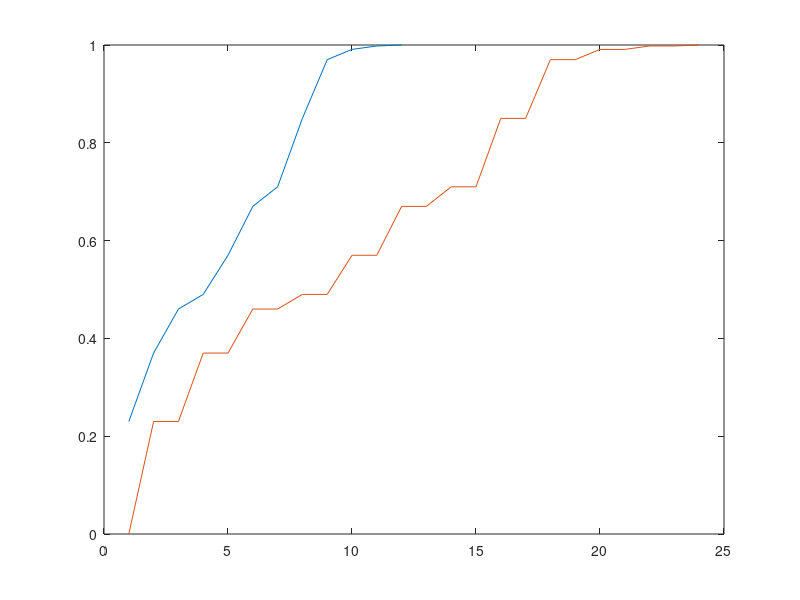
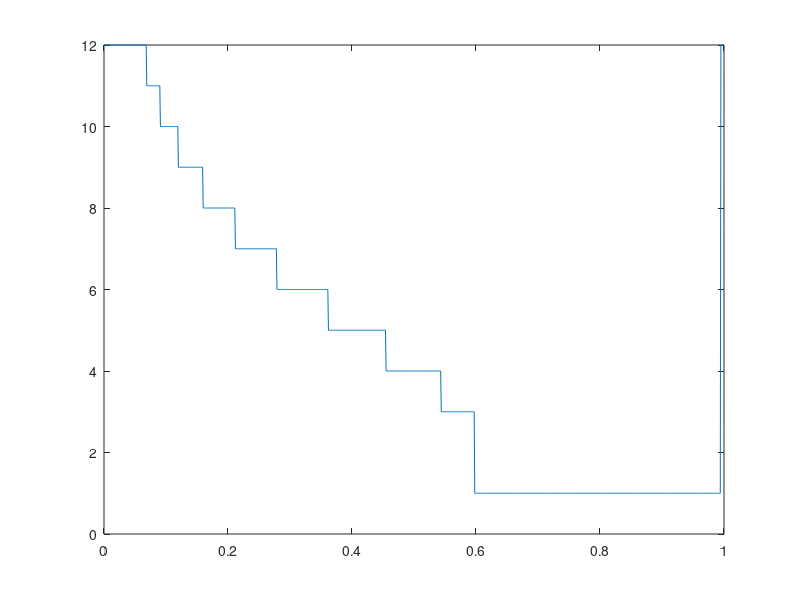
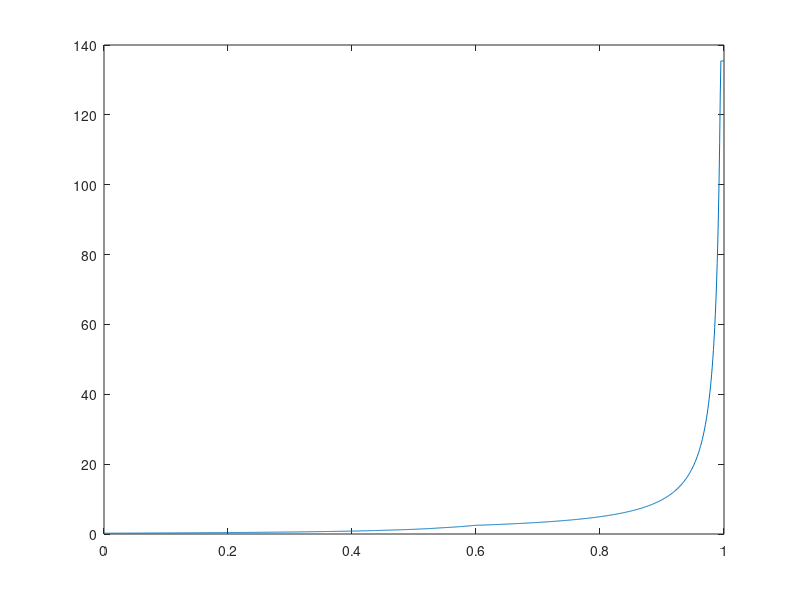
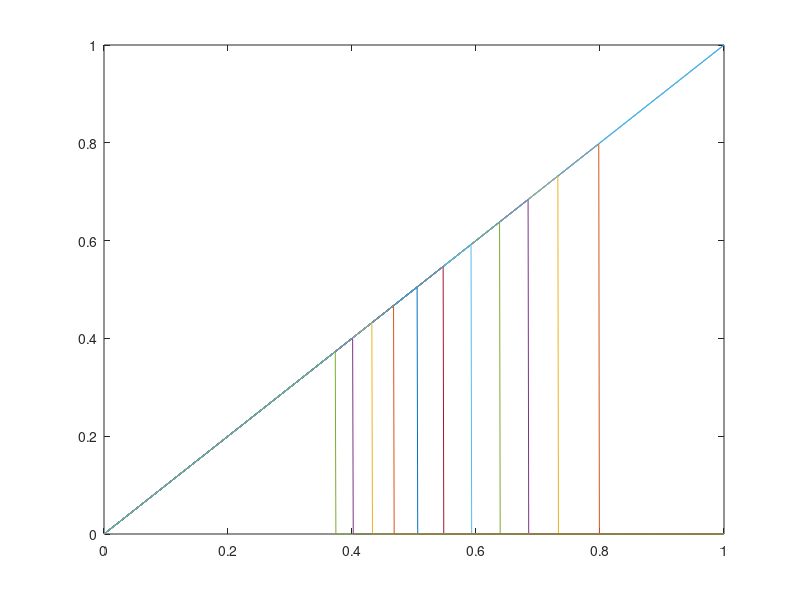

Recreate these plots in MATLAB, in order.
%% Hyperexp + dolly analysis
clear all;
clc;
dollycdf = zeros(12, 1);

dollypdf = zeros(12,1);
dollypdf(1) = 0.230; dollypdf(2) = 0.140; dollypdf(3) = 0.09;
dollypdf(4) = 0.03; dollypdf(5) = 0.08; dollypdf(6) = 0.10;
dollypdf(7) = 0.04; dollypdf(8) = 0.140; dollypdf(9) = 0.12;
dollypdf(10) = 0.021; dollypdf(11) = 0.007; dollypdf(12) = 0.002;

hypermeanservicetime = 1/4.7;
hypercoeff = 10;
arrivalcoeff = 1;


dollycdf(1) = 0.230;dollycdf(2) = 0.370;dollycdf(3) = 0.460;
dollycdf(4) = 0.490;dollycdf(5) = 0.570;dollycdf(6) = 0.670;
dollycdf(7) = 0.710;dollycdf(8) = 0.850;dollycdf(9) = 0.970;
dollycdf(10) = 0.991;dollycdf(11) = 0.998;dollycdf(12) = 1.000;

dollycdf2 = zeros(2*length(dollycdf), 1);
dollycdf4 = zeros(4*length(dollycdf), 1);

for i=1:11
    dollycdf2(i*2) = dollycdf(i);
    dollycdf2(i*2+1) = dollycdf(i);
    dollycdf4(i*4) = dollycdf(i);
    dollycdf4(i*4+1) = dollycdf(i);
    dollycdf4(i*4+2) = dollycdf(i);
    dollycdf4(i*4+3) = dollycdf(i);
end

dollycdf2(24) = dollycdf(12);
dollycdf4(48) = dollycdf(12);

dollypdf2 = zeros(size(dollycdf2));
dollypdf4 = zeros(size(dollycdf4));

for i=2:length(dollycdf2)
    dollypdf2(i) = dollycdf2(i) - dollycdf2(i-1);
end

for i=2:length(dollycdf4)
    dollypdf4(i) = dollycdf4(i) - dollycdf4(i-1);
end

plot(dollycdf)
hold on;
plot(dollycdf2)

figure()
stem(dollypdf2)

sum(dollypdf2);
sum(dollypdf4);

x1 = [1:12]';
x2 = [1:24]';
x4 = [1:48]';

% Case 1

dollymean1 = cumsum(x1.*dollypdf);
m10 = dollymean1(end)

dollym21 = cumsum(x1.^2.*dollypdf);
mm10 = dollym21(end)

% Case 2

dollymean2 = cumsum(x2.*dollypdf2);
m20 = dollymean2(end)

dollym22 = cumsum(x2.^2.*dollypdf2);
mm20 = dollym22(end)

% % Case 4
% 
% dollymean4 = cumsum(x4.*dollypdf4);
% m40 = dollymean4(end)
% 
% dollym24 = cumsum(x4.^2.*dollypdf4);
% mm40 = dollym24(end)
% 
% c1 = (m21 - m10^2)/(m10^2);
% c2 = (m22 - m20^2)/(m20^2);
% c4 = (m24 - m40^2)/(m40^2);


% Case 1-1

mindollycdf11 = 1 - (1 - dollycdf).*(1 - dollycdf);

mindollypdf11 = zeros(size(mindollycdf11'));

mindollypdf11(1) = mindollycdf11(1);
for i=2:length(mindollycdf11)
    mindollypdf11(i) = mindollycdf11(i) - mindollycdf11(i-1);
end

cloneminmean11 = cumsum(x1.*mindollypdf11');
m11 = cloneminmean11(end)
cloneminquadexp11 = cumsum((x1.^2).*mindollypdf11');
mm11 = cloneminquadexp11(end)



% Case 1-2

mindollycdf12 = 1 - (1 - dollycdf).*(1 - dollycdf2(1:12));
mindollypdf12 = zeros(size(mindollycdf12'));

mindollypdf12(1) = mindollycdf12(1);
for i=2:length(mindollycdf12)
    mindollypdf12(i) = mindollycdf12(i) - mindollycdf12(i-1);
end


cloneminmean12 = cumsum(x1.*mindollypdf12');
m12 = cloneminmean12(end)
cloneminquadexp12 = cumsum((x1.^2).*mindollypdf12');
mm12 = cloneminquadexp12(end)

% Case 1-4

% mindollycdf14 = 1 - (1 - dollycdf).*(1 - dollycdf4(1:12));
% mindollypdf14 = zeros(size(mindollycdf14'));
% 
% mindollypdf14(1) = mindollycdf14(1);
% for i=2:length(mindollycdf14)
%     mindollypdf14(i) = mindollycdf14(i) - mindollycdf14(i-1);
% end
% 
% 
% cloneminmean14 = cumsum(x1.*mindollypdf14');
% m14 = cloneminmean14(end)


% Case 2-2

mindollycdf22 = 1 - (1 - dollycdf2).*(1 - dollycdf2);
mindollypdf22 = zeros(size(mindollycdf22'));

mindollypdf22(1) = mindollycdf22(1);
for i=2:length(mindollycdf22)
    mindollypdf22(i) = mindollycdf22(i) - mindollycdf22(i-1);
end

cloneminmean22 = cumsum(x2.*mindollypdf22');
m22 = cloneminmean22(end)
cloneminquadexp22 = cumsum((x2.^2).*mindollypdf22');
mm22 = cloneminquadexp22(end)


% Case 1-1-2-2

mindollycdf1122 = 1 - (1 - dollycdf).*(1 - dollycdf2(1:12)).*(1 - dollycdf).*(1 - dollycdf2(1:12));
mindollypdf1122 = zeros(size(mindollycdf1122'));

mindollypdf1122(1) = mindollycdf1122(1);
for i=2:length(mindollycdf1122)
    mindollypdf1122(i) = mindollycdf1122(i) - mindollycdf1122(i-1);
end


cloneminmean1122 = cumsum(x1.*mindollypdf1122');
m1122 = cloneminmean1122(end)
cloneminquadexp1122 = cumsum((x1.^2).*mindollypdf1122');
mm1122 = cloneminquadexp1122(end)

% % Case 4-4
% 
% mindollycdf44 = 1 - (1 - dollycdf4).*(1 - dollycdf4);
% mindollypdf44 = zeros(size(mindollycdf44'));
% 
% mindollypdf44(1) = mindollycdf44(1);
% for i=2:length(mindollycdf44)
%     mindollypdf44(i) = mindollycdf44(i) - mindollycdf44(i-1);
% end
% 
% cloneminmean44 = cumsum(x4.*mindollypdf44');
% m44 = cloneminmean44(end)

%% Use M/G/1 to analyze the heterogeneous systems

clc;

lambdas = 4.*[0.1, 0.2, 0.3, 0.4, 0.5, 0.6, 0.7, 0.8, 0.9];

respTimes = zeros(9, 4);

for i=1:9
    
    lambda = lambdas(i)
    
    % Case 1
    
    lambda10 = lambda*1/3;

    avgservicetime = hypermeanservicetime* m10
    vartot = ((1+hypercoeff)*hypermeanservicetime.^2)*mm10 - (hypermeanservicetime*m10).^2
    servicecoeff = vartot/((hypermeanservicetime*m10).^2)
    util = lambda10*avgservicetime

    if util <= 1
        %minavgresps(j) = avgservicetime + avgservicetime*(util/(1-util))*(arrivalcoeff + servicecoeff)/2;
        T10 = avgservicetime + (util*avgservicetime*(1+servicecoeff))/(2*(1-util))
        %minavgresps2(j) = 1./((1./avgservicetime) - (lambda*j));
    else
        T10 = -1;
    end
    
    
    % Case 2
    
    lambda20 = lambda*1/6;

    avgservicetime = hypermeanservicetime* m20
    vartot = ((1+hypercoeff)*hypermeanservicetime.^2)*mm20 - (hypermeanservicetime*m20).^2
    servicecoeff = vartot/((hypermeanservicetime*m20).^2)
    util = lambda20*avgservicetime

    if util <= 1
        %minavgresps(j) = avgservicetime + avgservicetime*(util/(1-util))*(arrivalcoeff + servicecoeff)/2;
        T20 = avgservicetime + (util*avgservicetime*(1+servicecoeff))/(2*(1-util))
        %minavgresps2(j) = 1./((1./avgservicetime) - (lambda*j));
    else
        T20 = -1;
    end
    
    respTimes(i,4) = (2/3)*T10 + (1/3)*T20
    
    
    % Case 1-1
    
    lambda11 = lambda*2/3;

    avgservicetime = hypermeanservicetime* m11
    vartot = ((1+hypercoeff)*hypermeanservicetime.^2)*mm11 - (hypermeanservicetime*m11).^2
    servicecoeff = vartot/((hypermeanservicetime*m11).^2)
    util = lambda11*avgservicetime

    if util <= 1
        %minavgresps(j) = avgservicetime + avgservicetime*(util/(1-util))*(arrivalcoeff + servicecoeff)/2;
        T11 = avgservicetime + (util*avgservicetime*(1+servicecoeff))/(2*(1-util))
        %minavgresps2(j) = 1./((1./avgservicetime) - (lambda*j));
    else
        T11 = -1;
    end
    
    
     % Case 2-2
    
    lambda22 = lambda*1/3;

    avgservicetime = hypermeanservicetime* m22
    vartot = ((1+hypercoeff)*hypermeanservicetime.^2)*mm22 - (hypermeanservicetime*m22).^2
    servicecoeff = vartot/((hypermeanservicetime*m22).^2)
    util = lambda22*avgservicetime

    if util <= 1
        %minavgresps(j) = avgservicetime + avgservicetime*(util/(1-util))*(arrivalcoeff + servicecoeff)/2;
        T22 = avgservicetime + (util*avgservicetime*(1+servicecoeff))/(2*(1-util))
        %minavgresps2(j) = 1./((1./avgservicetime) - (lambda*j));
    else
        T22 = -1;
    end
    
    respTimes(i,1) = (2/3)*T11 + (1/3)*T22
    
    
    % Case 1-2
    
    lambda12 = lambda*1/2;

    avgservicetime = hypermeanservicetime* m12
    vartot = ((1+hypercoeff)*hypermeanservicetime.^2)*mm12 - (hypermeanservicetime*m12).^2
    servicecoeff = vartot/((hypermeanservicetime*m12).^2)
    util = lambda12*avgservicetime

    if util <= 1
        %minavgresps(j) = avgservicetime + avgservicetime*(util/(1-util))*(arrivalcoeff + servicecoeff)/2;
        T12 = avgservicetime + (util*avgservicetime*(1+servicecoeff))/(2*(1-util))
        %minavgresps2(j) = 1./((1./avgservicetime) - (lambda*j));
    else
        T12 = -1;
    end
    
    respTimes(i,2) = T12
    
    
    % Case 1-1-2-2
    
    lambda1122 = lambda;

    avgservicetime = hypermeanservicetime* m1122
    vartot = ((1+hypercoeff)*hypermeanservicetime.^2)*mm1122 - (hypermeanservicetime*m1122).^2
    servicecoeff = vartot/((hypermeanservicetime*m1122).^2)
    util = lambda1122*avgservicetime

    if util <= 1
        %minavgresps(j) = avgservicetime + avgservicetime*(util/(1-util))*(arrivalcoeff + servicecoeff)/2;
        T1122 = avgservicetime + (util*avgservicetime*(1+servicecoeff))/(2*(1-util))
        %minavgresps2(j) = 1./((1./avgservicetime) - (lambda*j));
    else
        T1122 = -1;
    end
    
    respTimes(i,3) = T1122
    
    
    
end








 %%

%mindollycdf = 1 - (1 - dollycdf).^nbrClones;

%mindollypdf = zeros(size(mindollycdf));

%mindollypdf(1) = mindollycdf(1);

%for i=2:length(mindollycdf)
%    mindollypdf(i) = mindollycdf(i) - mindollycdf(i-1);
%end
x = [1:12]';

dollymean = cumsum(x.*dollypdf);

hypermeanservicetime = 1/4.7;
hypercoeff = 10;
arrivalcoeff = 1;

rates = 0.00:0.001:1.0000;
%arrivalrate = 0.05;

minmeans = zeros(1,50);
minquadexp = zeros(1,50);
mincoeffs = zeros(1,50);
minavgresps = -1*ones(1,50);
minavgresps2 = -1*ones(1,50);

optclones = ones(size(rates));
meanRTs = zeros(size(rates));

index = 0;

utils = zeros(length(rates), 12);

for lambda = rates

index = index + 1;
clones = 1:12;
for j = clones
nbrClones = j;
mindollycdf = 1 - (1 - dollycdf).^nbrClones;
mindollypdf = zeros(size(mindollycdf));

mindollypdf(1) = mindollycdf(1);

for i=2:length(mindollycdf)
    mindollypdf(i) = mindollycdf(i) - mindollycdf(i-1);
end

cloneminmean = cumsum(x.*mindollypdf);

cloneminvar = cumsum((x.^2).*mindollypdf) - cumsum(x.*mindollypdf);
cloneminquadexp = cumsum((x.^2).*mindollypdf);

minmeans(j) = cloneminmean(end);
minquadexp(j) = cloneminquadexp(end);
mincoeffs(j) = cloneminvar(end)./(cloneminmean(end).^2);

% Use kingmans formula for G/G/1
avgservicetime = hypermeanservicetime* cloneminmean(end);
vartot = ((1+hypercoeff)*hypermeanservicetime.^2)*minquadexp(j) - (hypermeanservicetime*minmeans(j)).^2;
servicecoeff = vartot/((hypermeanservicetime*minmeans(j)).^2);
util = lambda*avgservicetime*j;

if util <= 1
    utils(index, j) = lambda;
    minavgresps(j) = avgservicetime + avgservicetime*(util/(1-util))*(arrivalcoeff + servicecoeff)/2;
    %minavgresps2(j) = avgservicetime + (util*avgservicetime*(1+servicecoeff))/(2*(1-util));
    minavgresps2(j) = 1./((1./avgservicetime) - (lambda*j));
end

end

minresp = min(minavgresps(minavgresps>0));
bestCloningKingman = find(minavgresps == minresp);

minresp2 = min(minavgresps2(minavgresps2>0))
bestCloningMG1 = find(minavgresps2 == minresp2)
shortestResponseTime = minresp2

optclones(index) = bestCloningMG1;
meanRTs(index) = shortestResponseTime;

end

plot(rates, optclones)
figure()
plot(rates, meanRTs)
figure()
plot(rates, utils)
hold on;
plot(rates, rates)
